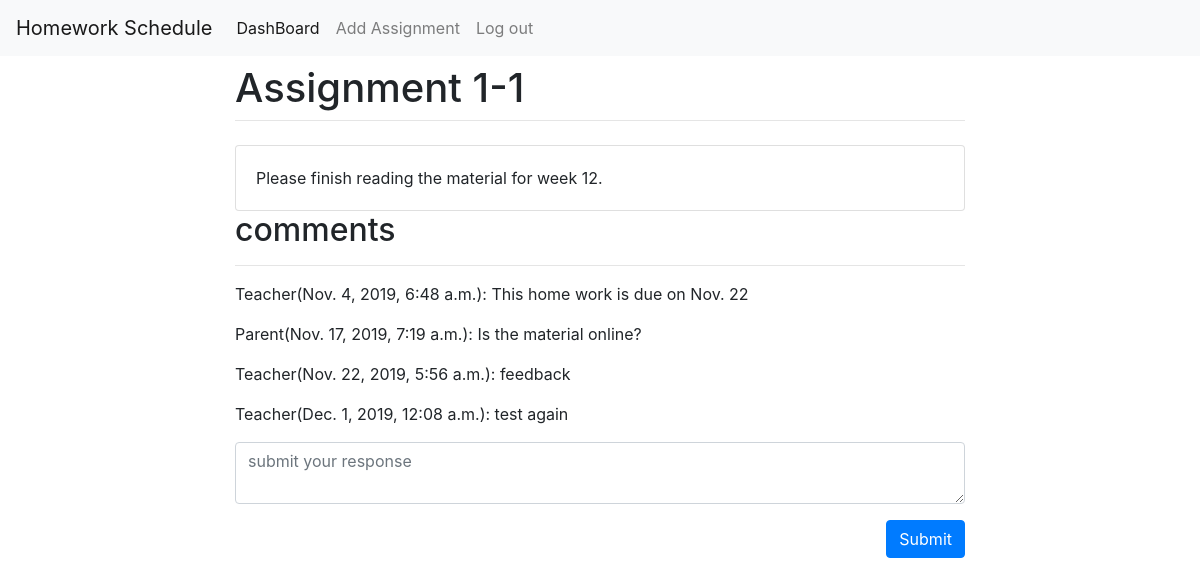
Screenshot of /assignment_preview/1/ (signed in) with the database file from the repository.
### homeworkScheduleWeb/models.py (models this page shows, shortened)
class Assignment(models.Model):
    name = models.TextField(default='', null=False)
    content = models.TextField(default='', null=False)
    class_id = models.ForeignKey('ClassName', on_delete=models.CASCADE, null=False)

class Comment(models.Model):
    content = models.TextField(default='', null=False)
    assignment_id = models.ForeignKey('Assignment', related_name='comments', on_delete=models.CASCADE, null=False)
    status = models.CharField(max_length=1, default='1', null=False)
    created = models.DateTimeField(auto_now_add=True, blank=True)
    user_id = models.ForeignKey(User, on_delete=models.CASCADE, null=True)

### homeworkScheduleWeb/views.py (the view)
# urls.py: url('^assignment_preview/(?P<id>\d+)/$', login_required(assignment_view), name='previewAssignment'),
def assignment_view(request, id):
    if request.method == 'POST':
        form = PostComment(request.POST)
        assignment = get_object_or_404(Assignment, pk=id)
        user = get_object_or_404(User, pk=1)
        if form.is_valid():
            comment = form.save(commit=False)
            cd = form.cleaned_data
            comment.content = cd['content']
            comment.assignment_id = assignment
            comment.status = 1
            comment.user_id = user
            comment.save()
    else:
        form = PostComment()
    assignment = Assignment.objects.get(id=id)
    comments = list(Comment.objects.filter(assignment_id=id))
    data = {'assignment': assignment, 'comments': comments, 'form': form}
    return render(request, 'preview_assignment.html', data)

### homeworkScheduleWeb/forms.py
class PostComment(forms.ModelForm):
    class Meta:
        model = Comment
        fields = ('content',)

### templates/preview_assignment.html (shortened to what this page needs)
<!doctype html>
<html lang="en">
  <head>
    <link rel="stylesheet" href="https://stackpath.bootstrapcdn.com/bootstrap/4.1.3/css/bootstrap.min.css">
  </head>
  <body>
    {% include "nav.html" %}
    <div class="container">
      <div class="row justify-content-center">
        <div class="col-8">
          <h1 class="mt-2">{{ assignment.name }}</h1>
          <hr class="mt-0 mb-4">
            <div class="card">
                <div class="card-body">
                    {{ assignment.content }}
                </div>
            </div>
        </div>
      </div>
        <div class="row justify-content-center">
            <div class="col-8">
                <h2>comments</h2>
            <hr>
            {% for comment in comments %}
               {% if comment.user_id.id == 1 %}
                <p> Teacher({{comment.created}}): {{ comment.content}} </p>
                {% elif comment.user_id.id == 2 %}
                <p> Parent({{comment.created}}): {{ comment.content}} </p>
                {% endif %}
            {% endfor %}
            </div>
        </div>
        <div class="row justify-content-center">
            <div class="col-8">
                <form action="/assignment_preview/{{assignment.id}}/"method="POST"> {% csrf_token %}
                  <div class="form-group">
                    <textarea class="form-control" name="content" placeholder="submit your response"></textarea>
                  </div>
                    <button type="submit" class="btn btn-primary" style="float: right;">Submit</button>
                </form>
            </div>
        </div>
    </div>
  </body>
</html>

### rows the page displays
Assignment: name "Assignment 1-1", content "Please finish reading the material for week 12."
Comment: created "Nov. 4, 2019, 6:48 a.m.", content "This home work is due on Nov. 22"
Comment: created "Nov. 17, 2019, 7:19 a.m.", content "Is the material online?"
Comment: created "Nov. 22, 2019, 5:56 a.m.", content "feedback"
Comment: created "Dec. 1, 2019, 12:08 a.m.", content "test again"
